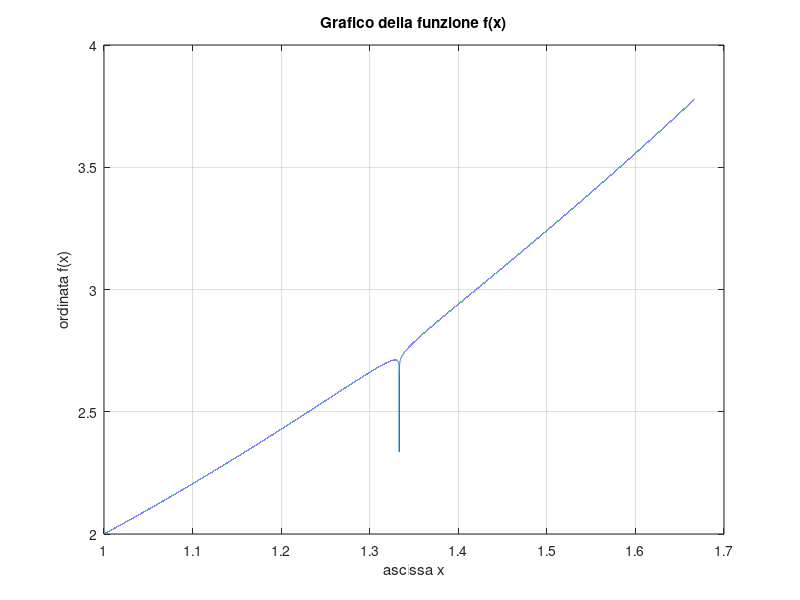

This chart was generated by the following MATLAB code:
%La funzione
%f (x) = 1 + x2 + log(|3(1 − x) + 1|) / 80
%x ∈ [1, 5/3],
%ha un asintoto in x = 4/3, in cui tende a −∞.
%Graficarla in Matlab utilizzando%
% x = linspace(1, 5/3, 100001)
% (in modo che il floating di 4/3 sia contenuto in x) e vedere dove si ottiene il minimo. Commentare
% i risultati ottenuti.

clc, clearvars, close all
x = linspace(1,5/3, 100001); %genero centomilauno valori da 1 a 5/3
y = 1 + x.^2 + (log(abs(3*(1 - x) + 1))/80);
plot(x,y); %grafica i punti (x,y)
grid on;
xlabel('ascissa x');
ylabel('ordinata f(x)');
title('Grafico della funzione f(x)');
%[MinVal, I] = min(y); %restituisce il minimo valore e l'indice
%x_minVal = x(I);
[min_value, min_index] = min(y);
min_x = x(min_index);
disp(['Il minimo della funzione si verifica in x = ', num2str(min_x), ' con valore f(x) = ', num2str(min_value)]);

%calcoliamo il limite di questa funzione
% Calcolo dei limiti della funzione mentre x si avvicina a 4/3
x_right = 4/3 + 0.001;  % x si avvicina a 4/3 da destra
x_left = 4/3 - 0.001;   % x si avvicina a 4/3 da sinistra

lim_right = 1 + x_right^2 + log(abs(3*(1 - x_right) + 1))/80;
lim_left = 1 + x_left^2 + log(abs(3*(1 - x_left) + 1))/80;

disp(['Limite della funzione mentre x si avvicina a 4/3 da destra: ', num2str(lim_right)]);
disp(['Limite della funzione mentre x si avvicina a 4/3 da sinistra: ', num2str(lim_left)]);